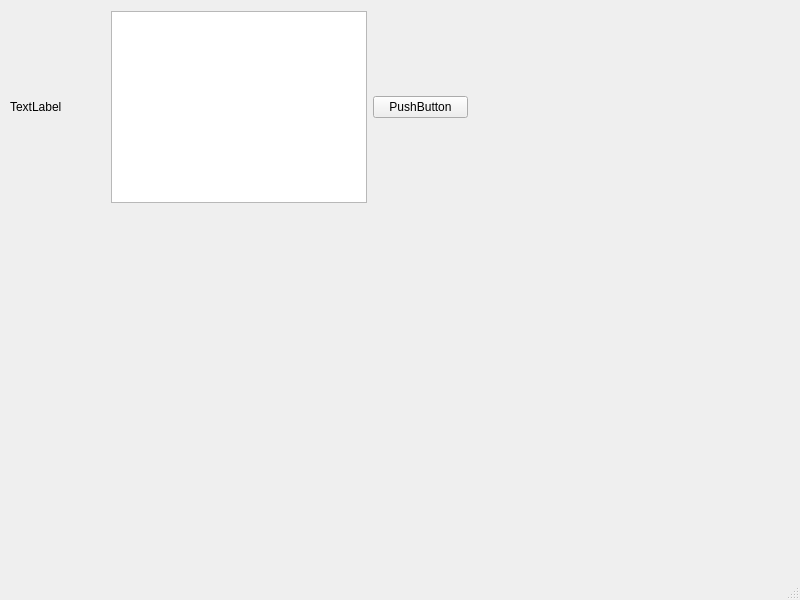
<?xml version="1.0" encoding="UTF-8"?>
<ui version="4.0">
 <class>MainWindow</class>
 <widget class="QMainWindow" name="MainWindow">
  <property name="geometry">
   <rect>
    <x>0</x>
    <y>0</y>
    <width>800</width>
    <height>600</height>
   </rect>
  </property>
  <property name="windowTitle">
   <string>MainWindow</string>
  </property>
  <widget class="QWidget" name="centralwidget">
   <widget class="QWidget" name="gridLayoutWidget">
    <property name="geometry">
     <rect>
      <x>10</x>
      <y>10</y>
      <width>458</width>
      <height>194</height>
     </rect>
    </property>
    <layout class="QGridLayout" name="gridLayout">
     <item row="0" column="0">
      <widget class="QLabel" name="label">
       <property name="text">
        <string>TextLabel</string>
       </property>
      </widget>
     </item>
     <item row="0" column="2">
      <widget class="QTextEdit" name="textEdit">
       <property name="sizePolicy">
        <sizepolicy hsizetype="Fixed" vsizetype="Fixed">
         <horstretch>0</horstretch>
         <verstretch>0</verstretch>
        </sizepolicy>
       </property>
      </widget>
     </item>
     <item row="0" column="3">
      <widget class="QPushButton" name="pushButton">
       <property name="text">
        <string>PushButton</string>
       </property>
      </widget>
     </item>
    </layout>
   </widget>
  </widget>
  <widget class="QMenuBar" name="menubar">
   <property name="geometry">
    <rect>
     <x>0</x>
     <y>0</y>
     <width>800</width>
     <height>26</height>
    </rect>
   </property>
  </widget>
  <widget class="QStatusBar" name="statusbar"/>
 </widget>
 <resources/>
 <connections/>
</ui>
